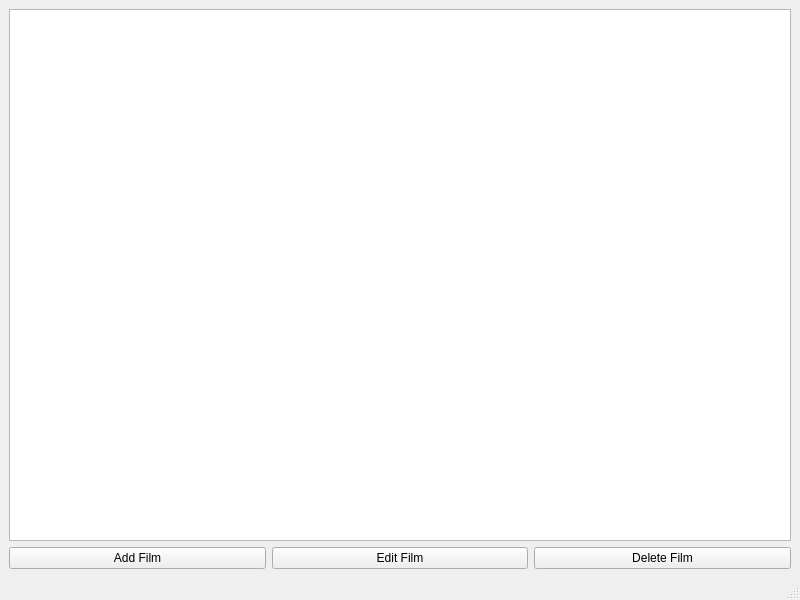
<?xml version="1.0" encoding="UTF-8"?>
<ui version="4.0">
 <class>MainWindow</class>
 <widget class="QMainWindow" name="MainWindow">
  <property name="geometry">
   <rect>
    <x>100</x>
    <y>100</y>
    <width>800</width>
    <height>600</height>
   </rect>
  </property>
  <widget class="QWidget" name="centralwidget">
   <layout class="QVBoxLayout" name="verticalLayout">
    <item>
     <widget class="QTableView" name="tableView"/>
    </item>
    <item>
     <layout class="QHBoxLayout" name="horizontalLayout">
      <item>
       <widget class="QPushButton" name="addButton">
        <property name="text">
         <string>Add Film</string>
        </property>
       </widget>
      </item>
      <item>
       <widget class="QPushButton" name="editButton">
        <property name="text">
         <string>Edit Film</string>
        </property>
       </widget>
      </item>
      <item>
       <widget class="QPushButton" name="deleteButton">
        <property name="text">
         <string>Delete Film</string>
        </property>
       </widget>
      </item>
     </layout>
    </item>
   </layout>
  </widget>
  <widget class="QMenuBar" name="menubar"/>
  <widget class="QStatusBar" name="statusbar"/>
 </widget>
 <resources/>
 <connections/>
</ui>
